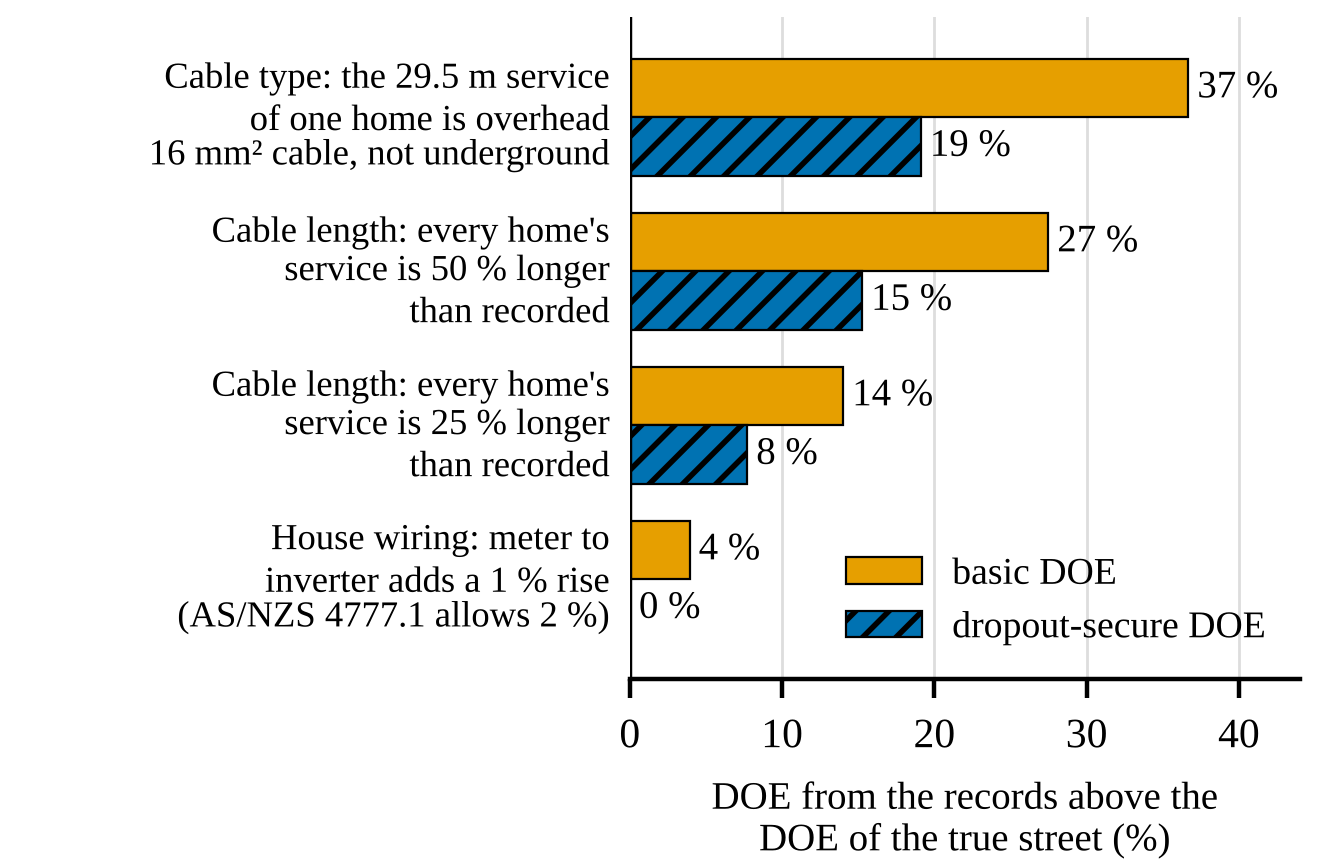

Python code for this plot:
# Conference paper Fig. 2: how much the DOE from the cable records exceeds the DOE of the true
# street, for realistic service-line record errors (basic vs dropout-secure DOE), LV3, 12:00, 1.03 pu.
# Sized for one column (7.6 cm) of the two-column UQ template; plain serif style to match the text.
# Every number is read from ../results. Run from the figures folder:  python fig_service_errors_paper.py
import matplotlib
matplotlib.use("Agg")
import matplotlib.pyplot as plt, pandas as pd, numpy as np
from matplotlib.patches import Patch

plt.rcParams.update({"font.family": "serif", "font.serif": ["Times New Roman", "Liberation Serif", "DejaVu Serif"],
                     "font.size": 7.5, "axes.spines.top": False, "axes.spines.right": False})
BASIC_C, SAFE_C = "#E69F00", "#0072B2"   # orange = basic DOE, blue = dropout-secure DOE (colour-blind safe)

se = pd.read_csv("../results/doe_service_errors_1200.csv")
ds = pd.read_csv("../results/doe_dropout_service_lv3.csv"); ds = ds[ds.setting == "day_1200"]
ts = pd.read_csv("../results/doe_timeseries_type_l3432.csv")
basic_of = lambda sc, lv: float(se[(se.scenario == sc) & np.isclose(se.level.astype(float), lv)].overpromise_pct.iloc[0])
safe_of = lambda tr: float(ds[ds.truth == tr].gap_pct.iloc[0])

rows = [  # label, basic DOE % above, dropout-secure DOE % above
    ("Cable type: the 29.5 m service\nof one home is overhead\n16 mm² cable, not underground",
     float(ts[ts.time == "12:00"].A_overpromise_pct.iloc[0]), safe_of("type_l3432")),
    ("Cable length: every home's\nservice is 50 % longer\nthan recorded", basic_of("lengthbias", 1.5), safe_of("lengthbias_1.50")),
    ("Cable length: every home's\nservice is 25 % longer\nthan recorded", basic_of("lengthbias", 1.25), safe_of("lengthbias_1.25")),
    ("House wiring: meter to\ninverter adds a 1 % rise\n(AS/NZS 4777.1 allows 2 %)", basic_of("wiring", 1.0), safe_of("wiring_100")),
]

fig, ax = plt.subplots(figsize=(3.35, 2.15))
fig.subplots_adjust(left=0.47, right=0.97, top=0.98, bottom=0.21)
y = np.arange(len(rows))[::-1].astype(float); h = 0.38
for yi, (lab, b, s) in zip(y, rows):
    ax.barh(yi + h / 2, b, height=h, color=BASIC_C, edgecolor="black", lw=0.4)
    ax.barh(yi - h / 2, s, height=h, color=SAFE_C, edgecolor="black", lw=0.4, hatch="////")
    ax.text(max(b, 0) + 0.6, yi + h / 2, f"{b:.0f} %", va="center", fontsize=7)
    ax.text(max(s, 0) + 0.6, yi - h / 2, f"{s:.0f} %", va="center", fontsize=7)
    ax.text(-0.03, yi, lab, transform=ax.get_yaxis_transform(), ha="right", va="center", fontsize=6.6, linespacing=1.15)
ax.axvline(0, color="black", lw=0.8)
ax.set_yticks([]); ax.set_xlim(0, 44); ax.set_ylim(-0.65, len(rows) - 0.35)
ax.set_xlabel("DOE from the records above the\nDOE of the true street (%)", fontsize=7)
ax.spines["left"].set_visible(False); ax.grid(axis="x", color="#DDDDDD", lw=0.5); ax.set_axisbelow(True)
ax.legend(handles=[Patch(facecolor=BASIC_C, edgecolor="black", lw=0.4, label="basic DOE"),
                   Patch(facecolor=SAFE_C, edgecolor="black", lw=0.4, hatch="////", label="dropout-secure DOE")],
          loc="lower right", frameon=False, fontsize=6.8)
fig.savefig("fig_service_errors_paper.png", dpi=400)
print([(r[0].split(":")[0], round(r[1], 1), round(r[2], 1)) for r in rows])
